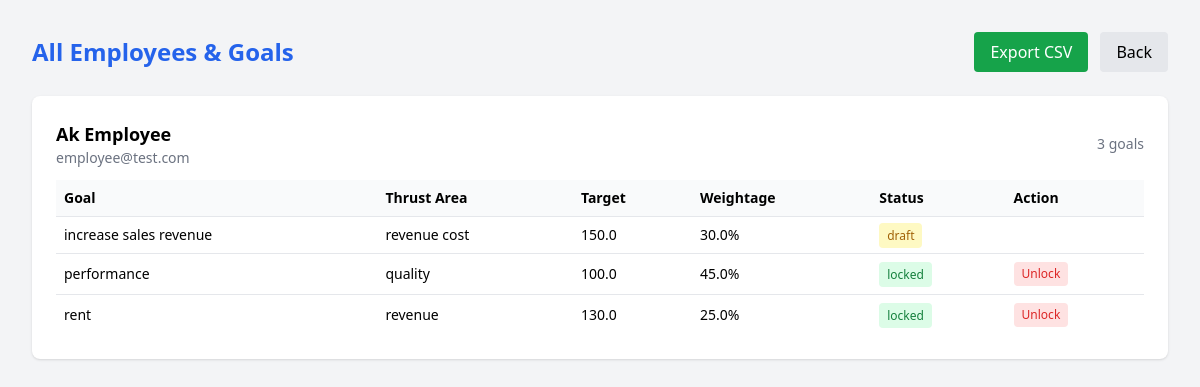
/admin/employees (signed in), run on the app's committed database.
### app/models.py (models this page shows)
class User(Base):
    __tablename__ = "users"
    id = Column(Integer, primary_key=True, index=True)
    name = Column(String, nullable=False)
    email = Column(String, unique=True, nullable=False)
    password = Column(String, nullable=False)
    role = Column(String, nullable=False)  # employee / manager / admin
    manager_id = Column(Integer, ForeignKey("users.id"), nullable=True)
    manager = relationship("User", remote_side=[id], backref="team")
    goals = relationship("Goal", back_populates="employee")

class Goal(Base):
    __tablename__ = "goals"
    id = Column(Integer, primary_key=True, index=True)
    employee_id = Column(Integer, ForeignKey("users.id"), nullable=False)
    title = Column(String, nullable=False)
    thrust_area = Column(String, nullable=False)
    uom_type = Column(String, nullable=False)  # min / max / zero / timeline
    target = Column(Float, nullable=False)
    weightage = Column(Float, nullable=False)
    status = Column(String, default="draft")  # draft / submitted / approved / locked
    is_shared = Column(Boolean, default=False)
    parent_goal_id = Column(Integer, ForeignKey("goals.id"), nullable=True)
    created_at = Column(DateTime, default=datetime.utcnow)
    employee = relationship("User", back_populates="goals")
    achievements = relationship("Achievement", back_populates="goal")
    audit_logs = relationship("AuditLog", back_populates="goal")

### app/routes/admin.py (the view)
@router.get("/employees")
def all_employees(request: Request, user=Depends(require_admin), db: Session = Depends(get_db)):
    employees = db.query(User).filter(User.role == "employee").all()
    employee_data = []
    for emp in employees:
        goals = db.query(Goal).filter(Goal.employee_id == emp.id).all()
        employee_data.append({"employee": emp, "goals": goals})
    return templates.TemplateResponse(request, "admin/employees.html", {
        "user": user,
        "employee_data": employee_data
    })

### app/templates/admin/employees.html (shortened to what this page needs)
<!DOCTYPE html>
<html>
<head>
    <script src="https://cdn.tailwindcss.com"></script>
</head>
<body class="bg-gray-100 p-8">
<div class="max-w-6xl mx-auto">
    <div class="flex justify-between items-center mb-6">
        <h1 class="text-2xl font-bold text-blue-600">All Employees & Goals</h1>
        <div class="flex gap-3">
            <a href="/admin/export" class="bg-green-600 text-white px-4 py-2 rounded hover:bg-green-700">Export CSV</a>
            <a href="/admin/dashboard" class="bg-gray-200 px-4 py-2 rounded">Back</a>
        </div>
    </div>
    {% for item in employee_data %}
    <div class="bg-white rounded-lg shadow p-6 mb-4">
        <div class="flex justify-between items-center mb-3">
            <div>
                <h2 class="font-semibold text-lg">{{ item.employee.name }}</h2>
                <p class="text-sm text-gray-500">{{ item.employee.email }}</p>
            </div>
            <span class="text-sm text-gray-500">{{ item.goals|length }} goals</span>
        </div>
        {% if item.goals %}
        <table class="w-full text-sm">
            <thead>
                <tr class="bg-gray-50">
                    <th class="p-2 text-left">Goal</th>
                    <th class="p-2 text-left">Thrust Area</th>
                    <th class="p-2 text-left">Target</th>
                    <th class="p-2 text-left">Weightage</th>
                    <th class="p-2 text-left">Status</th>
                    <th class="p-2 text-left">Action</th>
                </tr>
            </thead>
            <tbody>
                {% for goal in item.goals %}
                <tr class="border-t">
                    <td class="p-2">{{ goal.title }}</td>
                    <td class="p-2">{{ goal.thrust_area }}</td>
                    <td class="p-2">{{ goal.target }}</td>
                    <td class="p-2">{{ goal.weightage }}%</td>
                    <td class="p-2">
                        <span class="px-2 py-1 rounded text-xs font-medium
                            {% if goal.status == 'draft' %}bg-yellow-100 text-yellow-700
                            {% elif goal.status == 'submitted' %}bg-blue-100 text-blue-700
                            {% elif goal.status == 'locked' %}bg-green-100 text-green-700
                            {% endif %}">
                            {{ goal.status }}
                        </span>
                    </td>
                    <td class="p-2">
                        {% if goal.status == 'locked' %}
                        <form method="POST" action="/admin/unlock/{{ goal.id }}">
                            <button type="submit"
                                class="text-xs bg-red-100 text-red-600 px-2 py-1 rounded hover:bg-red-200">
                                Unlock
                            </button>
                        </form>
                        {% endif %}
                    </td>
                </tr>
                {% endfor %}
            </tbody>
        </table>
        {% else %}
        <p class="text-gray-400 text-sm">No goals created yet.</p>
        {% endif %}
    </div>
    {% endfor %}
</div>
</body>
</html>

### data on the page
User: employee.name "Ak Employee", employee.email "employee@test.com"
Goal: title "increase sales revenue", thrust_area "revenue cost", target "150.0", weightage "30.0", status "draft"
Goal: title "performance", thrust_area "quality", target "100.0", weightage "45.0", status "locked"
Goal: title "rent", thrust_area "revenue", target "130.0", weightage "25.0", status "locked"

### other printed values
{{ item.goals|length }} "3"
